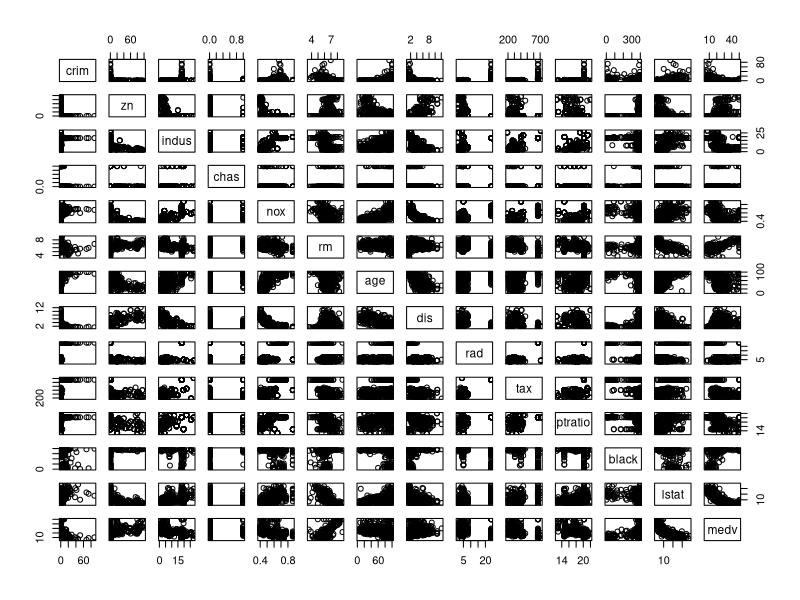
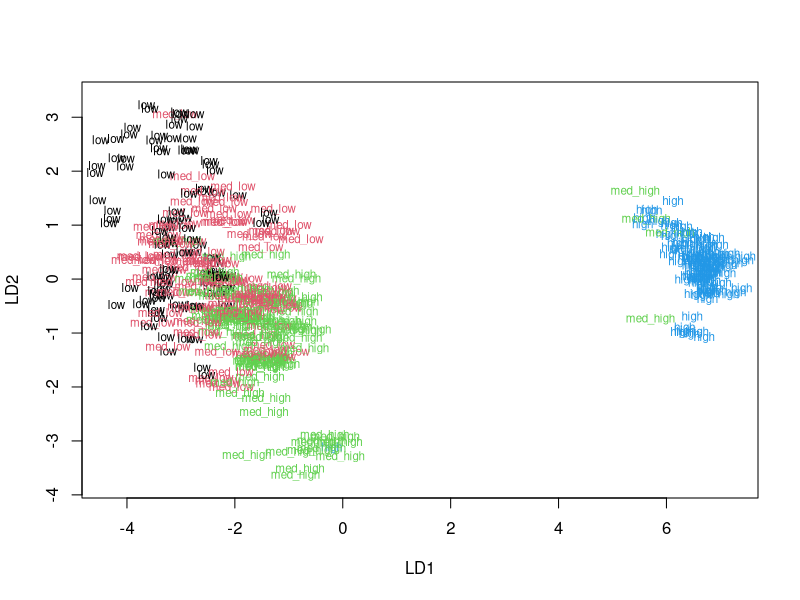

R code for these plots, in order:
## ---- chunk 1
knitr::opts_chunk$set(echo = TRUE)
## ---- chunk 2
library(MASS)
library(dplyr)
data(Boston)
str(Boston)
dim(Boston)
## ---- chunk 3
summary(Boston)
## ---- chunk 4
pairs(Boston)
## ---- chunk 5
boston_scaled <- scale(Boston)
summary(boston_scaled)
boston_scaled <- as.data.frame(boston_scaled)
summary(boston_scaled$crim)
 
#creating a new variable
breakpoints <- quantile(boston_scaled$crim)
labels <- c('low','med_low','med_high','high')
crime <- cut(boston_scaled$crim, breaks = breakpoints, include.lowest = TRUE, label=labels)

#dropping and adding variables
boston_scaled <- dplyr::select(boston_scaled, -crim)
boston_scaled <- data.frame(boston_scaled, crime)
## ---- chunk 6
n <- nrow(boston_scaled)
random_rows <- sample(n,  size = n * 0.8)
train_data <- boston_scaled[random_rows,]
test_data <- boston_scaled[-random_rows,]
## ---- chunk 7
lda.fit <- lda(crime ~ ., data = train_data)
classes <- as.numeric(train_data$crime)
plot(lda.fit, dimen = 2,col=classes,pch=classes)
## ---- chunk 8
correct_classes <- test_data[,"crime"]
test_data <- dplyr::select(test_data, -crime)

lda.pred <- predict(lda.fit, newdata = test_data)
table(correct = correct_classes, predicted = lda.pred$class)
